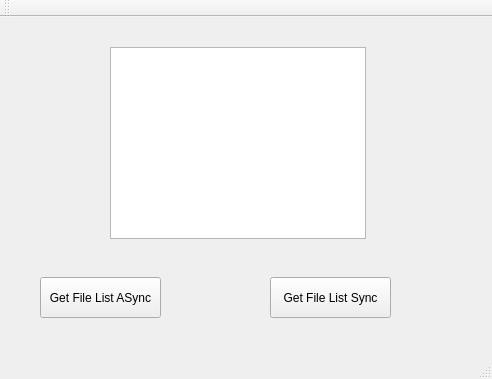
<?xml version="1.0" encoding="UTF-8"?>
<ui version="4.0">
 <class>MainWindow</class>
 <widget class="QMainWindow" name="MainWindow">
  <property name="geometry">
   <rect>
    <x>0</x>
    <y>0</y>
    <width>492</width>
    <height>379</height>
   </rect>
  </property>
  <property name="windowTitle">
   <string>MainWindow</string>
  </property>
  <widget class="QWidget" name="centralWidget">
   <widget class="QPushButton" name="pushButton">
    <property name="geometry">
     <rect>
      <x>40</x>
      <y>260</y>
      <width>121</width>
      <height>41</height>
     </rect>
    </property>
    <property name="text">
     <string>Get File List ASync</string>
    </property>
   </widget>
   <widget class="QListView" name="listView">
    <property name="geometry">
     <rect>
      <x>110</x>
      <y>30</y>
      <width>256</width>
      <height>192</height>
     </rect>
    </property>
   </widget>
   <widget class="QPushButton" name="pushButtonSync">
    <property name="geometry">
     <rect>
      <x>270</x>
      <y>260</y>
      <width>121</width>
      <height>41</height>
     </rect>
    </property>
    <property name="text">
     <string>Get File List Sync</string>
    </property>
   </widget>
  </widget>
  <widget class="QMenuBar" name="menuBar">
   <property name="geometry">
    <rect>
     <x>0</x>
     <y>0</y>
     <width>492</width>
     <height>23</height>
    </rect>
   </property>
  </widget>
  <widget class="QToolBar" name="mainToolBar">
   <attribute name="toolBarArea">
    <enum>TopToolBarArea</enum>
   </attribute>
   <attribute name="toolBarBreak">
    <bool>false</bool>
   </attribute>
  </widget>
  <widget class="QStatusBar" name="statusBar"/>
 </widget>
 <layoutdefault spacing="6" margin="11"/>
 <resources/>
 <connections/>
</ui>
